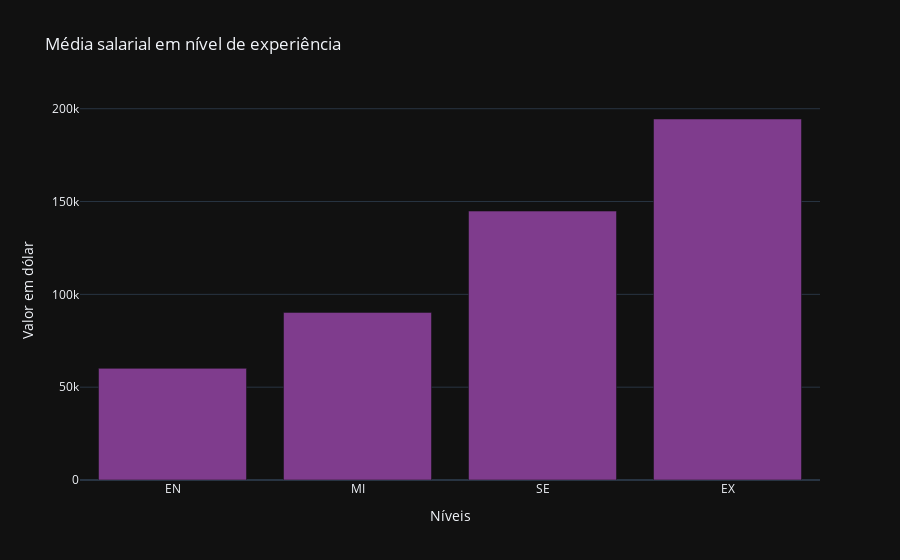

Notebook code for this chart:
### Markdown cell above
Objetivo- Este gráfico apresenta qual a média salarial de acordo com os seguintes níveis de experiência: Junior(EN), Intermediário(MI), Sênior(SE) e Executivo/Diretor(EX).

### Code cell
lista_nivel_de_experiencia = df.experience_level.values.tolist()
salario_anual_dolar = df.salary_in_usd.values.tolist()


def calcular_media_salarial(nivel_experiencia, lista_nivel_experiencia, salario_anual_dolar):
    count = 0
    media = 0
    for i in range(len(lista_nivel_experiencia)):
        if(lista_nivel_experiencia[i] == nivel_experiencia):
            media += salario_anual_dolar[i]
            count += 1
    if count == 0:
        return 0
    return media / count

media_EN = calcular_media_salarial('EN', lista_nivel_de_experiencia, salario_anual_dolar)
media_MI = calcular_media_salarial('MI', lista_nivel_de_experiencia, salario_anual_dolar)
media_SE = calcular_media_salarial('SE', lista_nivel_de_experiencia, salario_anual_dolar)
media_EX = calcular_media_salarial('EX', lista_nivel_de_experiencia, salario_anual_dolar)


dt = pd.DataFrame({'medias_salarios':[media_EN, media_MI, media_SE, media_EX]}, index=['EN', 'MI', 'SE', 'EX'])


fig2 = px.bar(dt, y = 'medias_salarios',
title = "Média salarial em nível de experiência", labels={
'medias_salarios' : 'Valor em dólar', 'index' : 'Níveis'},
template= 'plotly_dark' , color_discrete_sequence= px.colors.qualitative.Bold,)
fig2.show()

### Figure 1 — Plotly figure (JSON) as saved in the notebook; plotly's stock layout.template omitted (floating-point values rounded to 4 significant figures)
{"data": [{"alignmentgroup": "True", "hovertemplate": "Níveis=%{x}<br>Valor em dólar=%{y}<extra></extra>", "legendgroup": "", "marker": {"color": "rgb(127, 60, 141)", "pattern": {"shape": ""}}, "name": "", "offsetgroup": "", "orientation": "v", "showlegend": false, "textposition": "auto", "type": "bar", "x": ["EN", "MI", "SE", "EX"], "xaxis": "x", "y": [60130.0, 90290.0, 144900.0, 194500.0], "yaxis": "y"}], "layout": {"barmode": "relative", "legend": {"tracegroupgap": 0}, "title": {"text": "Média salarial em nível de experiência"}, "xaxis": {"anchor": "y", "domain": [0, 1], "title": {"text": "Níveis"}}, "yaxis": {"anchor": "x", "domain": [0, 1], "title": {"text": "Valor em dólar"}}}}
